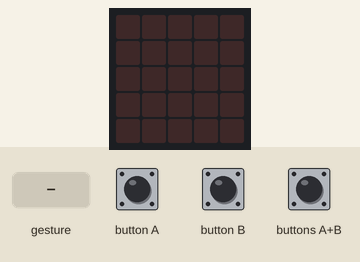
Simulated run of this program. Board: BBC micro:bit (MakeCode). On the bench: the board's 5×5 LED display. Inputs (shaded band) come from the test bench. Random numbers come from a fixed seed; a tilt is held for 1.5 s and a shake lasts 1 s, then the board lies face up again.

Above: at 1.2 s.
1.3 s: button A pressed for 0.15 s
At 2.5 s:
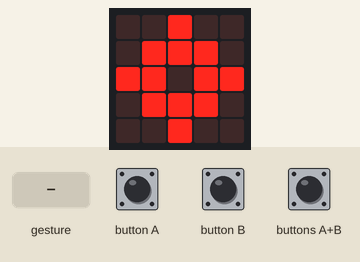
2.9 s: button B pressed for 0.15 s
At 3.7 s:
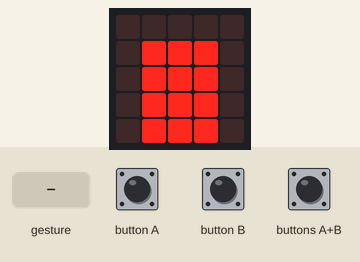
4.5 s: buttons A+B pressed for 0.15 s
At 4.9 s:
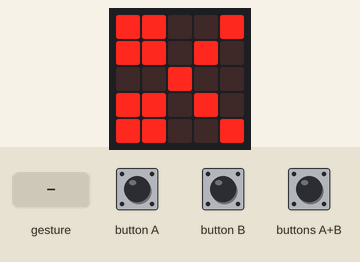
6.1 s: gesture 'shake'
At 6.8 s:
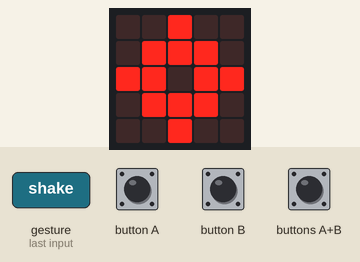
7.8 s: buttons A+B pressed for 1 s
At 9.9 s:
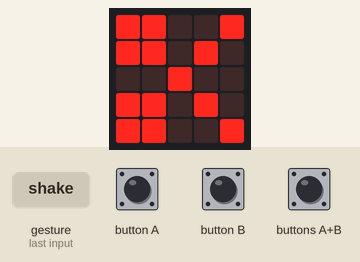
Timing chart, 0 to 11.3 s (numbered marks = the images above; inputs shaded):
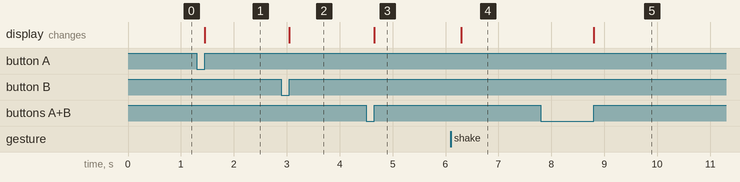

Measured:
- after the input at 1.3 s, the display: changes after 0.15 s (image 1)
- after the input at 2.9 s, the display: changes after 0.15 s (image 2)
- after the input at 4.5 s, the display: changes after 0.15 s (image 3)
- after the input at 6.1 s, the display: changes after 0.20 s (image 4)
- after the input at 7.8 s, the display: changes after 1.0 s (image 5)

The program:

main.ts
```typescript
let mano = 0
input.onButtonPressed(Button.A, function () {
    basic.showIcon(IconNames.Target)
})
input.onGesture(Gesture.Shake, function () {
    mano = randint(1, 3)
    if (mano == 1) {
        basic.showIcon(IconNames.Target)
    } else if (mano == 2) {
        basic.showIcon(IconNames.Scissors)
    } else {
        basic.showLeds(`
            . . . . .
            . # # # .
            . # # # .
            . # # # .
            . # # # .
            `)
    }
})
input.onButtonPressed(Button.AB, function () {
    basic.showIcon(IconNames.Scissors)
})
input.onButtonPressed(Button.B, function () {
    basic.showLeds(`
        . . . . .
        . # # # .
        . # # # .
        . # # # .
        . # # # .
        `)
})
```

test.ts
```typescript
// les proves van aquí; això no es compilarà quan aquest paquet s'usi com a extensió.
```
